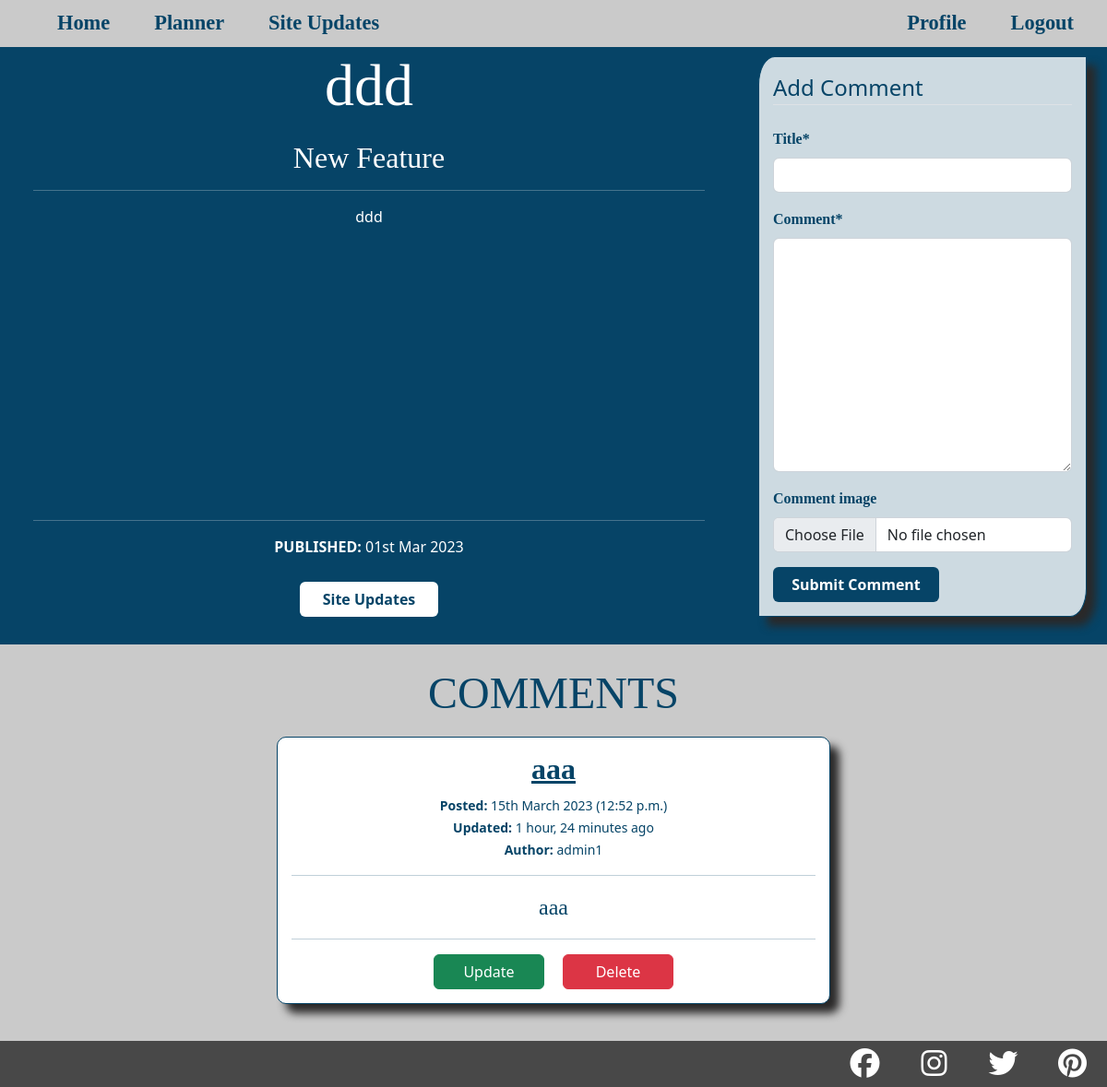
Page /updates/18/ (signed in) on the committed database.
### site_updates/models.py (models this page shows, shortened)
class Update(models.Model):
    topic = models.ForeignKey(UpdateCatagory, on_delete=models.CASCADE)
    title = models.CharField(max_length=100)
    content = models.TextField()
    update_image = ResizedImageField(
                                    upload_to='media/update_pics/',
                                    blank=True,
                                    size=[600, None],
                                    force_format='JPEG')
    published_on = models.DateTimeField(auto_now_add=True)
    class Meta:
        ordering = ('-published_on',)

class UpdateCatagory(models.Model):
    topic_catagory = models.CharField(max_length=100)
    def __str__(self):
        return self.topic_catagory

class UpdateComment(models.Model):
    site_update = models.ForeignKey(Update, on_delete=models.CASCADE)
    author = models.ForeignKey(User, on_delete=models.CASCADE)
    title = models.CharField(max_length=100)
    comment = models.TextField()
    comment_image = ResizedImageField(
                                        upload_to='media/comment_pics/',
                                        blank=True,
                                        size=[600, None],
                                        force_format='JPEG')
    action_taken = models.TextField(blank=True)
    action_image = ResizedImageField(
                                        upload_to='media/comment_pics/',
                                        blank=True,
                                        size=[600, None],
                                        force_format='JPEG')
    created_on = models.DateTimeField(auto_now_add=True)
    updated_on = models.DateTimeField(auto_now=True)
    comment_status = models.IntegerField(choices=COMMENT_STATUS, default=0)
    class Meta:
        ordering = ('-created_on',)

### site_updates/views.py (the view, shortened to what this page needs)
# urls.py: path('<int:pk>/', AdminDetailUpdateView.as_view(), name="admin-update-detail"),
class AdminDetailUpdateView(LoginRequiredMixin, View):
    login_url = '/login/required'
    redirect_field_name = 'redirect_to'
    def get(self, request, pk):
        update_objects = Update.objects.all()
        update = get_object_or_404(update_objects, pk=pk)
        comments = UpdateComment.objects.filter(site_update=update)
        for comment in comments:
            a = str(comment.updated_on - comment.created_on)
            if '0:00:00' in a:
                comment.updated_on = None
        return render(
            request,
            "site_updates/admin-update-detail.html",
            {
                "update": update,
                "comments": comments,
                "comment_form": CommentForm()
            }
        )

### site_updates/forms.py
class CommentForm(forms.ModelForm):
    class Meta:
        model = UpdateComment
        fields = ['title', 'comment', 'comment_image']

### site_updates/templates/site_updates/admin-update-detail.html (shortened to what this page needs)
{% extends "base.html" %}
{% load crispy_forms_tags %}
{% block content %}
<div class="container-fluid top-div">
    <div class="row">
        <div class="col-12 col-lg-8 p-0">
            <div class="update-card-comment-page">
                <div class="update-card-title">
                    <h1 class="m-0 p-1">{{ update.title }}</h1>
                </div>
                <div class="update-card-content p-3 text-center">
                    <div><h5>{{ update.topic }}</h5></div>
                    <hr>
                    <div>{{ update.content|linebreaksbr }}</div>
                </div>
                <div class="update-card-posted-date p-3 text-center">
                    <hr>
                    <div><strong>PUBLISHED: </strong>{{ update.published_on|date:"dS M Y" }}</div>
                </div>
                <div class="butons-container-back-add">
                    <div class="update-card-comment-btn">
                        <a class="btn" href="{% url 'all-admin-updates' %}">Site Updates</a>
                    </div>
                </div>
            </div>
        </div>
        <div class="d-none d-lg-inline col">
            <div class="comment-form-section">
                <form method="POST" enctype="multipart/form-data">
                    <fieldset class="form-group">
                        <legend class="border-bottom mb-4">Add Comment</legend>
                        {{ comment_form|crispy }}
                    </fieldset>
                    <div class="form-group">
                        <button class="btn btn-comment-submit" type="submit">Submit Comment</button>
                    </div>
                </form>
            </div>
        </div>
    </div>
</div>
<div class="comments-section">
    <h3 class="text-center pt-3 mt-2">COMMENTS</h3>
    {% for comment in comments %}
        <div class="comment-card text-center">
            <h5>{{ comment.title }}</h5>
            <div><small><strong>Posted:</strong> {{ comment.created_on|date:"dS F Y (P)" }}</small></div>
            {% if comment.updated_on %}
                <div><small><strong>Updated:</strong> {{ comment.updated_on|timesince }} ago</small></div>
            {% endif %}
            <div><small><strong>Author:</strong> {{ comment.author }}</small></div>
            <hr>
            <div class="comments-txt">{{ comment.comment|linebreaksbr }}</div>
            {% if user == comment.author %}
            <hr>
            <div class="add-delete-btn-container">
                <a class="btn btn-success" href="{% url 'comment-update' comment.pk %}">Update</a>
                <a class="btn btn-danger" href="{% url 'comment-delete' comment.pk %}">Delete</a>
            </div>
            {% endif %}
        </div>
    {% endfor %}
</div>
{% endblock %}

### static/css/main.css (style rules this page uses)
* { padding: 0; margin: 0; box-sizing: border-box; }
h1, h2, h3, h4, h5, h6 { font-family: 'Lora', serif; }
a { font-family: 'Lora', serif; }
p, .comments-txt, .form-label { font-family: 'Merriweather', serif; }
.form-label { font-weight: 700; }
@media (min-width: 768px) { h1 { font-size: 350%; } }
@media (min-width: 768px) { h3 { font-size: 250%; } }
@media (min-width: 768px) { h5 { font-size: 160%; } }
@media (min-width: 768px) { p, .comments-txt { font-size: 140%; } }
@media (min-width: 992px) { h1 { font-size: 400%; } }
@media (min-width: 992px) { h3 { font-size: 300%; } }
@media (min-width: 992px) { h5 { font-size: 200%; } }
@media (min-width: 992px) { p, .comments-txt { font-size: 150%; } }
.top-div { margin-top: 35px; padding-bottom: 20px; background-color: rgb(6, 68, 103); }
.update-card-comment-page { margin: 0 20px; height: 100%; width: calc(100% - 40px); color: white; overflow-y: auto; display: flex; flex-direction: column; }
.update-card-title { text-align: center; display: flex; justify-content: center; align-items: center; }
.update-card-posted-date { margin-top: auto; }
.update-card-comment-btn { display: flex; justify-content: center; align-items: center; }
.update-card-comment-btn .btn { width: 150px; background-color: white; color: rgb(6, 68, 103); font-weight: 700; margin: 10px; }
.comment-form-section, .comment-card { margin: 10px; padding: 15px; border: 1px solid rgb(6, 68, 103); box-shadow: 10px 10px 10px rgb(42, 41, 41); color: rgb(6, 68, 103); }
.comment-form-section { background-color: rgba(255, 255, 255, 0.8); border-radius: 5% 0; }
.comment-form-section .btn { width: 180px; background-color: rgb(6, 68, 103); color: white; font-weight: 700; }
.comment-card { border-radius: 10px; background-color: rgba(255, 255, 255); width: 50%; }
.comment-card h5 { font-weight: 700; text-decoration: underline; }
.comments-section { padding-bottom: 80px; background-color: rgb(202, 202, 202); color: rgb(6, 68, 103); display: flex; flex-direction: column; align-items: center; }
.butons-container-back-add { display: flex; justify-content: space-evenly; align-items: center; }
.add-delete-btn-container { display: flex; align-items: center; justify-content: center; }
.add-delete-btn-container .btn { width: 120px; margin-left: 10px; margin-right: 10px; }
body { background-color: rgb(6, 68, 103); color: white; }

### site_updates/templates/site_updates/admin-update-detail.html (style rules this page uses)
body { background-color: rgb(202, 202, 202); }

### rows in the picture
Update: title "ddd", topic "New Feature", content "ddd", published_on "01st Mar 2023"
UpdateComment: title "aaa", created_on "15th March 2023 (12:52 p.m.)", updated_on "1 hour, 24 minutes", author "admin1", comment "aaa", shows "Update"
